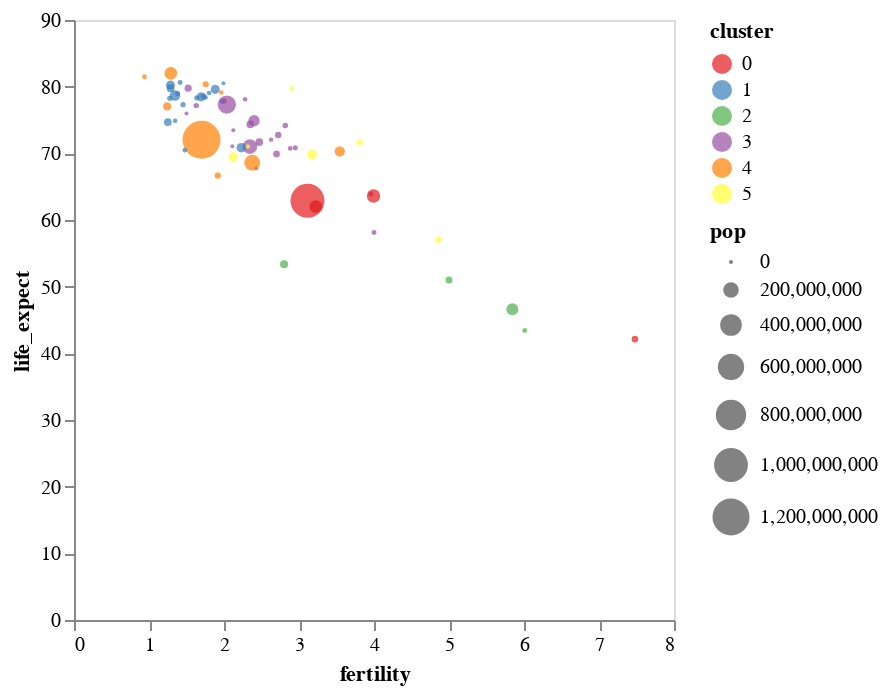

The notebook cell saved with this chart:
### Markdown cell above
Or you can set the `filled` property to true in `mark_point()`.

### Code cell
alt.Chart(data_2000).mark_point(filled = True, tooltip=True).encode(
    x = alt.X('fertility:Q', axis = alt.Axis(grid = False)),
    y = alt.Y('life_expect:Q', axis = alt.Axis(grid = False)),
    color = alt.Color('cluster:N', scale = alt.Scale(scheme = 'set1' )),
    size = 'pop:Q'
)

### Figure 1 — Vega-Lite specification as saved in the notebook (floating-point values rounded to 4 significant figures)
{"config": {"view": {"continuousWidth": 300, "continuousHeight": 300}}, "data": {"name": "data-5bbc1a2d42e71c72ac9cf13ffaf6d268"}, "mark": {"type": "point", "filled": true, "tooltip": true}, "encoding": {"color": {"field": "cluster", "scale": {"scheme": "set1"}, "type": "nominal"}, "size": {"field": "pop", "type": "quantitative"}, "x": {"axis": {"grid": false}, "field": "fertility", "type": "quantitative"}, "y": {"axis": {"grid": false}, "field": "life_expect", "type": "quantitative"}}, "$schema": "https://vega.github.io/schema/vega-lite/v5.20.1.json", "datasets": {"data-5bbc1a2d42e71c72ac9cf13ffaf6d268": [{"year": 2000, "country": "Afghanistan", "cluster": 0, "pop": 23898198, "life_expect": 42.13, "fertility": 7.479}, {"year": 2000, "country": "Argentina", "cluster": 3, "pop": 37497728, "life_expect": 74.34, "fertility": 2.35}, {"year": 2000, "country": "Aruba", "cluster": 3, "pop": 69539, "life_expect": 73.45, "fertility": 2.124}, {"year": 2000, "country": "Australia", "cluster": 4, "pop": 19164620, "life_expect": 80.37, "fertility": 1.756}, {"year": 2000, "country": "Austria", "cluster": 1, "pop": 8113413, "life_expect": 78.98, "fertility": 1.382}, {"year": 2000, "country": "Bahamas", "cluster": 3, "pop": 290075, "life_expect": 71.07, "fertility": 2.111}, {"year": 2000, "country": "Bangladesh", "cluster": 0, "pop": 130406594, "life_expect": 62.01, "fertility": 3.224}, {"year": 2000, "country": "Barbados", "cluster": 3, "pop": 273483, "life_expect": 75.97, "fertility": 1.5}, {"year": 2000, "country": "Belgium", "cluster": 1, "pop": 10263618, "life_expect": 78.32, "fertility": 1.638}, {"year": 2000, "country": "Bolivia", "cluster": 3, "pop": 8152620, "life_expect": 63.88, "fertility": 3.958}, {"year": 2000, "country": "Brazil", "cluster": 3, "pop": 175552771, "life_expect": 71.01, "fertility": 2.345}, {"year": 2000, "country": "Canada", "cluster": 3, "pop": 31278097, "life_expect": 79.77, "fertility": 1.522}, {"year": 2000, "country": "Chile", "cluster": 3, "pop": 15153450, "life_expect": 77.86, "fertility": 2.0}, {"year": 2000, "country": "China", "cluster": 4, "pop": 1262645000, "life_expect": 72.03, "fertility": 1.7}, {"year": 2000, "country": "Colombia", "cluster": 3, "pop": 39685655, "life_expect": 71.68, "fertility": 2.47}, {"year": 2000, "country": "Costa Rica", "cluster": 3, "pop": 3710558, "life_expect": 78.12, "fertility": 2.281}, {"year": 2000, "country": "Croatia", "cluster": 1, "pop": 4410830, "life_expect": 74.88, "fertility": 1.348}, {"year": 2000, "country": "Cuba", "cluster": 3, "pop": 11134273, "life_expect": 77.16, "fertility": 1.63}, {"year": 2000, "country": "Dominican Republic", "cluster": 3, "pop": 8385828, "life_expect": 70.85, "fertility": 2.95}, {"year": 2000, "country": "Ecuador", "cluster": 3, "pop": 12505204, "life_expect": 74.17, "fertility": 2.817}, {"year": 2000, "country": "Egypt", "cluster": 5, "pop": 70492342, "life_expect": 69.81, "fertility": 3.174}, {"year": 2000, "country": "El Salvador", "cluster": 3, "pop": 6122515, "life_expect": 70.73, "fertility": 2.883}, {"year": 2000, "country": "Finland", "cluster": 1, "pop": 5168595, "life_expect": 78.37, "fertility": 1.754}, {"year": 2000, "country": "France", "cluster": 1, "pop": 59381628, "life_expect": 79.59, "fertility": 1.883}, {"year": 2000, "country": "Georgia", "cluster": 1, "pop": 4777209, "life_expect": 70.48, "fertility": 1.478}, {"year": 2000, "country": "Germany", "cluster": 1, "pop": 82187909, "life_expect": 78.67, "fertility": 1.346}, {"year": 2000, "country": "Greece", "cluster": 1, "pop": 10559110, "life_expect": 78.26, "fertility": 1.277}, {"year": 2000, "country": "Grenada", "cluster": 3, "pop": 89312, "life_expect": 67.75, "fertility": 2.429}, {"year": 2000, "country": "Haiti", "cluster": 3, "pop": 7306302, "life_expect": 58.14, "fertility": 4.0}, {"year": 2000, "country": "Hong Kong", "cluster": 4, "pop": 6658720, "life_expect": 81.5, "fertility": 0.94}, {"year": 2000, "country": "Iceland", "cluster": 1, "pop": 281043, "life_expect": 80.5, "fertility": 1.993}, {"year": 2000, "country": "India", "cluster": 0, "pop": 1007702000, "life_expect": 62.88, "fertility": 3.113}, {"year": 2000, "country": "Indonesia", "cluster": 4, "pop": 206265000, "life_expect": 68.59, "fertility": 2.376}, {"year": 2000, "country": "Iran", "cluster": 5, "pop": 65660289, "life_expect": 69.45, "fertility": 2.124}, {"year": 2000, "country": "Iraq", "cluster": 5, "pop": 22675617, "life_expect": 57.05, "fertility": 4.858}, {"year": 2000, "country": "Ireland", "cluster": 1, "pop": 3791690, "life_expect": 77.78, "fertility": 1.969}, {"year": 2000, "country": "Israel", "cluster": 5, "pop": 5842454, "life_expect": 79.7, "fertility": 2.906}, {"year": 2000, "country": "Italy", "cluster": 1, "pop": 57719337, "life_expect": 80.24, "fertility": 1.286}, {"year": 2000, "country": "Jamaica", "cluster": 3, "pop": 2615467, "life_expect": 72.05, "fertility": 2.628}, {"year": 2000, "country": "Japan", "cluster": 4, "pop": 126699784, "life_expect": 82.0, "fertility": 1.291}, {"year": 2000, "country": "Kenya", "cluster": 2, "pop": 29985839, "life_expect": 50.99, "fertility": 5.0}, {"year": 2000, "country": "South Korea", "cluster": 4, "pop": 21647682, "life_expect": 66.66, "fertility": 1.917}, {"year": 2000, "country": "North Korea", "cluster": 4, "pop": 47351083, "life_expect": 77.05, "fertility": 1.242}, {"year": 2000, "country": "Lebanon", "cluster": 5, "pop": 3578036, "life_expect": 71.03, "fertility": 2.319}, {"year": 2000, "country": "Mexico", "cluster": 3, "pop": 99926620, "life_expect": 74.9, "fertility": 2.401}, {"year": 2000, "country": "Netherlands", "cluster": 1, "pop": 15907853, "life_expect": 78.53, "fertility": 1.726}, {"year": 2000, "country": "New Zealand", "cluster": 4, "pop": 3819762, "life_expect": 79.11, "fertility": 1.964}, {"year": 2000, "country": "Nigeria", "cluster": 2, "pop": 114306700, "life_expect": 46.61, "fertility": 5.845}, {"year": 2000, "country": "Norway", "cluster": 1, "pop": 4492400, "life_expect": 79.05, "fertility": 1.801}, {"year": 2000, "country": "Pakistan", "cluster": 0, "pop": 146342958, "life_expect": 63.61, "fertility": 3.994}, {"year": 2000, "country": "Peru", "cluster": 3, "pop": 25979722, "life_expect": 69.91, "fertility": 2.7}, {"year": 2000, "country": "Philippines", "cluster": 4, "pop": 79739825, "life_expect": 70.3, "fertility": 3.544}, {"year": 2000, "country": "Poland", "cluster": 1, "pop": 38654164, "life_expect": 74.67, "fertility": 1.251}, {"year": 2000, "country": "Portugal", "cluster": 1, "pop": 10335597, "life_expect": 77.29, "fertility": 1.454}, {"year": 2000, "country": "Rwanda", "cluster": 2, "pop": 7507056, "life_expect": 43.41, "fertility": 6.01}, {"year": 2000, "country": "Saudi Arabia", "cluster": 5, "pop": 23153090, "life_expect": 71.63, "fertility": 3.81}, {"year": 2000, "country": "South Africa", "cluster": 2, "pop": 44066197, "life_expect": 53.37, "fertility": 2.802}, {"year": 2000, "country": "Spain", "cluster": 1, "pop": 40016081, "life_expect": 79.78, "fertility": 1.287}, {"year": 2000, "country": "Switzerland", "cluster": 1, "pop": 7266920, "life_expect": 80.62, "fertility": 1.415}, {"year": 2000, "country": "Turkey", "cluster": 1, "pop": 65666677, "life_expect": 70.84, "fertility": 2.23}, {"year": 2000, "country": "United Kingdom", "cluster": 1, "pop": 59522468, "life_expect": 78.47, "fertility": 1.695}, {"year": 2000, "country": "United States", "cluster": 3, "pop": 282338631, "life_expect": 77.31, "fertility": 2.038}, {"year": 2000, "country": "Venezuela", "cluster": 3, "pop": 23542649, "life_expect": 72.77, "fertility": 2.723}]}}
